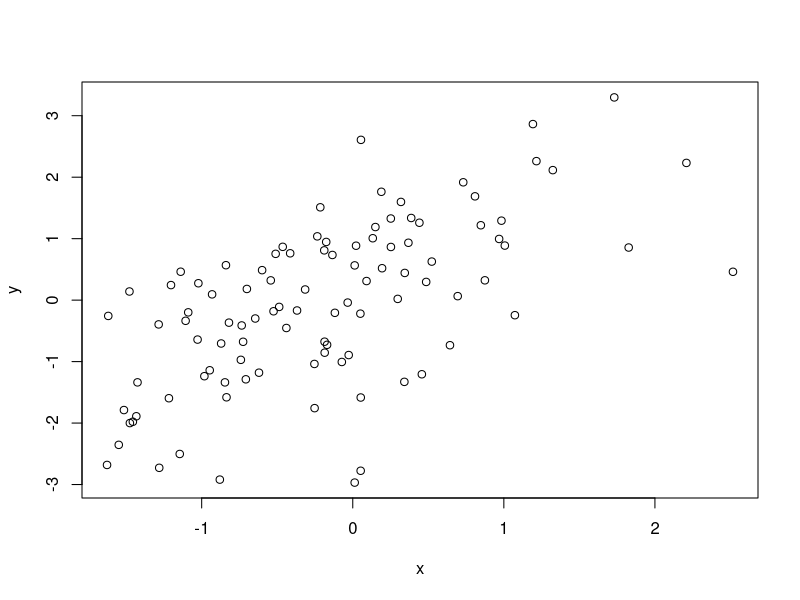

Reproduce this figure in R.
## ---- chunk 1
x <- rnorm(100)
y <- x + rnorm(100)
plot(x, y)
## ---- chunk 2
mean(x)
## ---- chunk 3
integrate(function(x) 1/(x^2), pi/2, pi)
